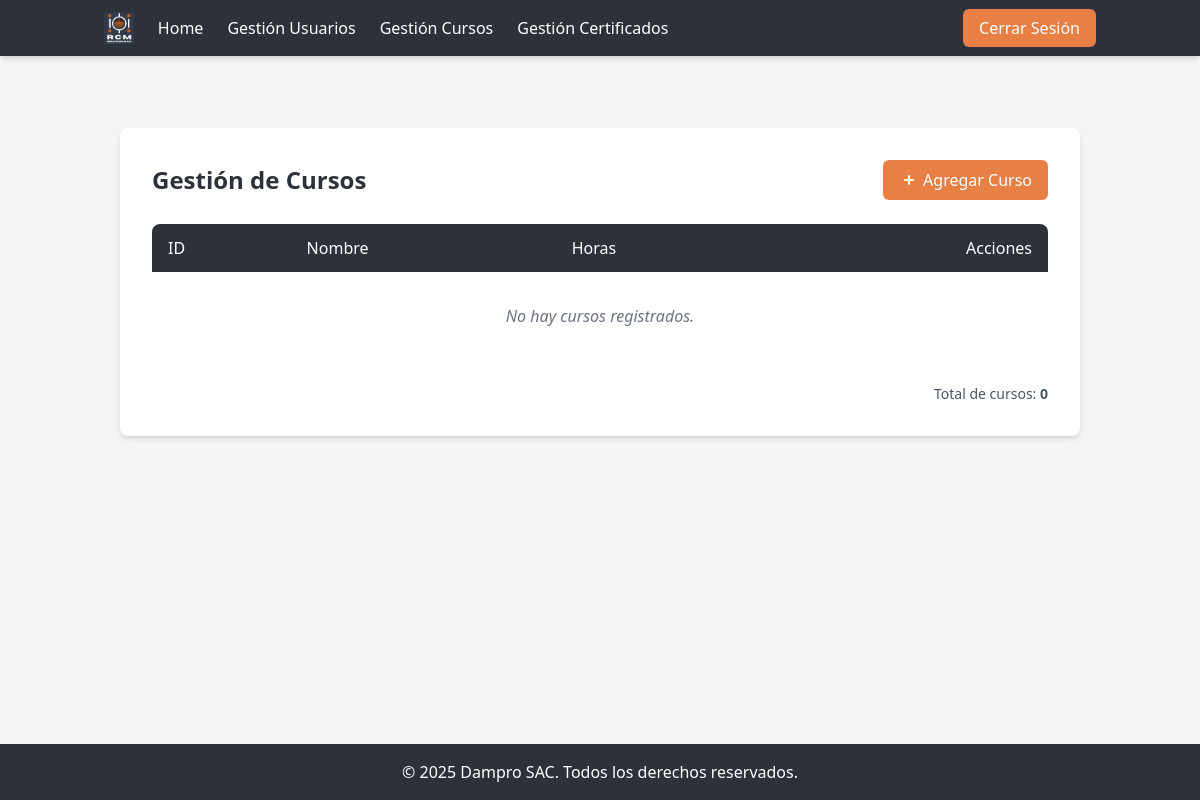
The app's page /dashboard/cursos/ (signed in), older data.
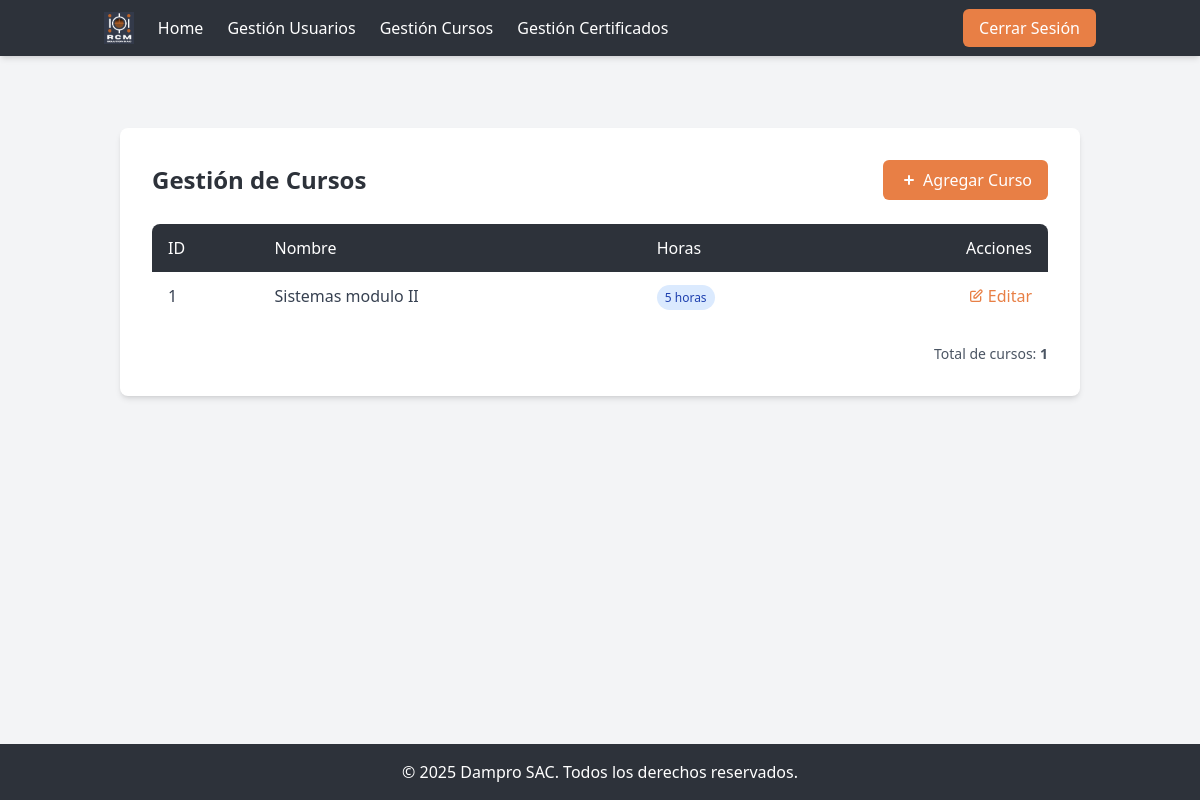
The same page, newer data.
### system/models.py (models this page shows)
class Course(models.Model):
    name = models.CharField(max_length=200)
    course_hours = models.PositiveIntegerField()

### system/views.py (the view)
# urls.py: path('dashboard/cursos/', views.gestion_cursos,  name='gestion_cursos'),
@login_required
def gestion_cursos(request):
    cursos = Course.objects.all()
    return render(request, 'system/gestion_cursos.html', {
        'cursos': cursos
    })

### system/views.py (called while the page is built)
def login_required(view_func):
    @wraps(view_func)
    def wrapped_view(request, *args, **kwargs):
        if not request.session.get('user_id'):
            return redirect('system:login')
        return view_func(request, *args, **kwargs)
    return wrapped_view

### system/templates/system/gestion_cursos.html (shortened to what this page needs)
{% extends 'system/base_logged.html' %}
{% block content %}
<section class="gestion-cursos bg-gray-100 py-12">
  <div class="container mx-auto px-4">
    <div class="bg-white rounded-lg shadow-md p-8 max-w-6xl mx-auto">
      <div class="flex justify-between items-center mb-6">
        <h1 class="text-2xl font-bold text-dampro-dark">Gestión de Cursos</h1>
        <a href="{% url 'system:add_curso' %}" class="bg-dampro-orange text-white py-2 px-4 rounded-md font-medium hover:bg-opacity-90 transition-colors flex items-center">
          <svg xmlns="http://www.w3.org/2000/svg" class="h-5 w-5 mr-1" viewBox="0 0 20 20" fill="currentColor">
            <path fill-rule="evenodd" d="M10 5a1 1 0 011 1v3h3a1 1 0 110 2h-3v3a1 1 0 11-2 0v-3H6a1 1 0 110-2h3V6a1 1 0 011-1z" clip-rule="evenodd" />
          </svg>
          Agregar Curso
        </a>
      </div>
      <div class="overflow-x-auto">
        <table class="min-w-full bg-white">
          <thead>
            <tr class="bg-dampro-dark text-white">
              <th class="py-3 px-4 text-left font-medium rounded-tl-lg">ID</th>
              <th class="py-3 px-4 text-left font-medium">Nombre</th>
              <th class="py-3 px-4 text-left font-medium">Horas</th>
              <th class="py-3 px-4 text-right font-medium rounded-tr-lg">Acciones</th>
            </tr>
          </thead>
          <tbody class="divide-y divide-gray-200">
            {% for c in cursos %}
            <tr class="hover:bg-gray-50">
              <td class="py-3 px-4 text-gray-700">{{ c.id }}</td>
              <td class="py-3 px-4 text-gray-700 font-medium">{{ c.name }}</td>
              <td class="py-3 px-4 text-gray-700">
                <span class="px-2 py-1 text-xs rounded-full bg-blue-100 text-blue-800">
                  {{ c.course_hours }} horas
                </span>
              </td>
              <td class="py-3 px-4 text-right">
                <a href="{% url 'system:edit_curso' c.id %}" class="text-dampro-orange hover:underline font-medium flex items-center justify-end">
                  <svg xmlns="http://www.w3.org/2000/svg" class="h-4 w-4 mr-1" fill="none" viewBox="0 0 24 24" stroke="currentColor">
                    <path stroke-linecap="round" stroke-linejoin="round" stroke-width="2" d="M11 5H6a2 2 0 00-2 2v11a2 2 0 002 2h11a2 2 0 002-2v-5m-1.414-9.414a2 2 0 112.828 2.828L11.828 15H9v-2.828l8.586-8.586z" />
                  </svg>
                  Editar
                </a>
              </td>
            </tr>
            {% empty %}
            <tr>
              <td colspan="4" class="py-8 text-center text-gray-500 italic">No hay cursos registrados.</td>
            </tr>
            {% endfor %}
          </tbody>
        </table>
      </div>
      <div class="mt-6 flex justify-end">
        <div class="text-sm text-gray-600">
          Total de cursos: <span class="font-semibold">{{ cursos|length }}</span>
        </div>
      </div>
    </div>
  </div>
</section>
{% endblock %}

Row changes from the older to the newer data that the page shows:
added Course: id "1", name "Sistemas modulo II", course_hours "5"
Text that changed along with them:
{{ cursos|length }}: "0" → "1"
text no longer shown: "No hay cursos registrados."
